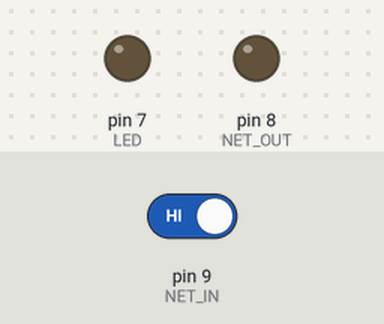
This sketch was run on a simulated Arduino Uno, built with avr-gcc and run on an emulated ATmega328P. Parts: output pins drawn as LEDs (lit = HIGH). Dashed ring = blinking. The inputs (shaded band) are chosen by the test bench; at power-on: pin 9 (NET_IN) HIGH.

Above: at 1.2 s.
1.3 s: pin 9 (NET_IN) driven LOW
At 1.7 s:
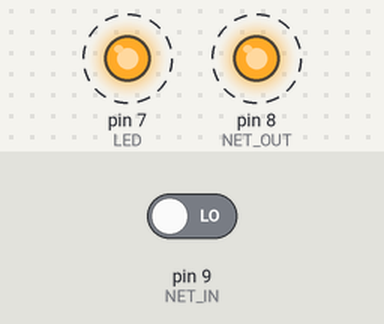
4.3 s: pin 9 (NET_IN) driven HIGH
At 5.3 s:
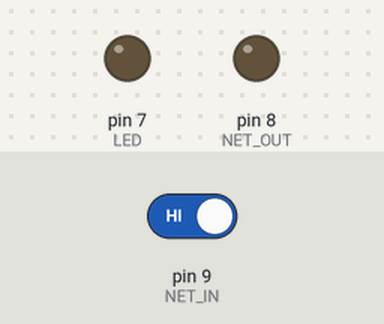
Timing chart, 0 to 7.3 s (numbered marks = the images above; inputs shaded):
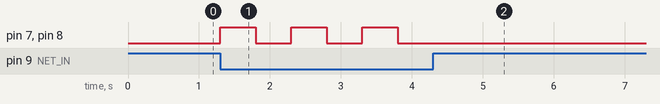

The sketch:

004_communication_between_arduinos.ino
```cpp
#define LED 7
#define NET_OUT 8
#define NET_IN 9

void setup() {
  pinMode(LED, OUTPUT);

  pinMode(NET_OUT, OUTPUT);
  pinMode(NET_IN, INPUT);
}

void loop() {
  if (!digitalRead(NET_IN)) {
    digitalWrite(LED, HIGH);
    digitalWrite(NET_OUT, HIGH);
    delay(500);

    digitalWrite(LED, LOW);
    digitalWrite(NET_OUT, LOW);
    delay(500);
  }
}
```

Measured:
- after the input at 1.3 s, pin 7 (LED), pin 8 (NET_OUT): alternates HIGH for 0.50 s and LOW for 0.50 s, starting at once
- after the input at 4.3 s, pin 7 (LED), pin 8 (NET_OUT): stops changing and stays LOW
